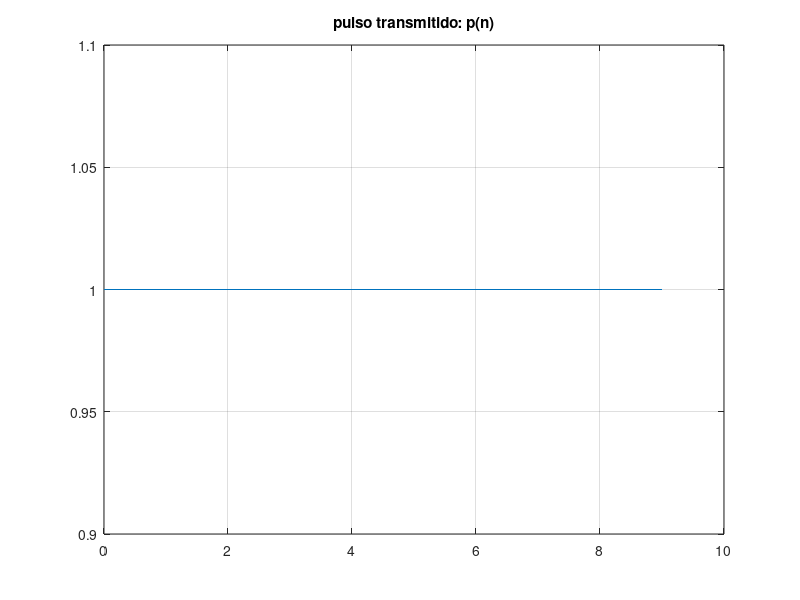
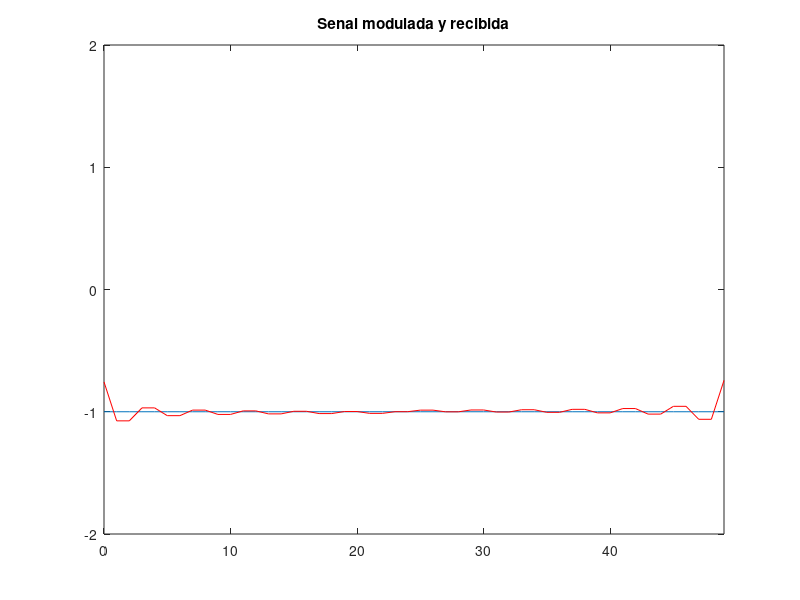
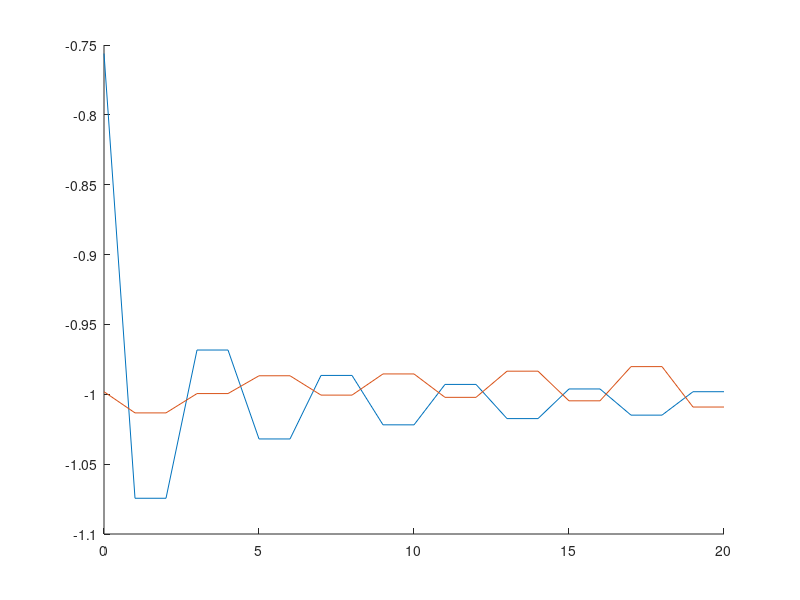
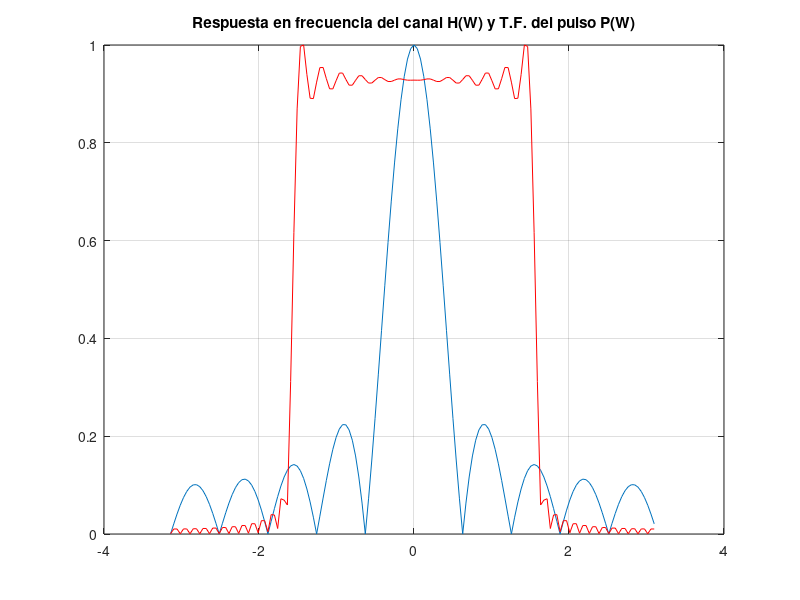

These charts were generated, in order, by the following MATLAB code:
%%%%%%           SISTEMA DE TRANSMISION BANDA BASE         %%%%%%

clear all;
close all;


%======================= functions ==============================%


function diagramaojo(senal,N,L)
% representacion del diagrama de ojo

figure;
hold on;
S=(2*N);
T=floor(L/2)+mod(L,2)-1;
for i=1:T
  dib=senal(1,(((2*N)*(i-1))+1):((2*N*i)+1));
  ejex2=0:S;
  plot(ejex2,dib);
endfor
end

function [H,W]=dtft(h,N)

%DTFT	calculate DTFT at N equally spaced frequencies
%	usage: [H,W]=dtft(h,N);
%	h: finite-length input vector, whose length is L
%	N: number of frequencies for evaluation over [-pi,pi]
%		==> constraint: N>=L
%
%	H: DTFT values (complex)
%	W: vector of freqs where DTFT is computed
%
N=fix(N);
L=length(h);
h=h(:);		%<-- for vectors ONLY %
if (N<L)
	error('DTFT: # data samples cannot exceed # freq samples')
end
W=(2*pi/N) * [0:(N-1)]';
mid=ceil(N/2)+1;
W(mid:N)=W(mid:N)-2*pi;		%<-- move [pi,2pi] to [-pi,0]
W=fftshift(W);
H=fftshift(fft(h,N));		%<-- move negative freq components

end

%=================== parametros ==================================

N=10;               % periodo de simbolo
L=5;                % numero de bits a transmitir
tipopulso=1;        % 1: pulso dado
EbNo=100 ;          % EbNo en dB
W=pi/2;             % Ancho de banda del canal

%=================== generacion del pulso =========================

n = 0 : N-1;        % n size
pulso = zeros(1,N); % default pulse to 0

if tipopulso == 1       % N rectangular
    pulso (:) = 1;
elseif tipopulso == 2   % N/2 +1 pulse
    pulso (1:N/2) = 1;
elseif tipopulso == 3   % N/2 +-1 pulse
    pulso (1:N/2) = 1;
    pulso (N/2 +1:end) = -1;
elseif tipopulso == 4   % escala
    pulso = linspace(0, 1, N);
end;

%=================== calculo de la energia del pulso =============

Ep = sum(abs(pulso).^2);

%=================== generacion de ruido ==========================

%cambio a unidades naturales y calculo de No
Eb = Ep;

EbNo=10^(EbNo/10);
No=Eb/EbNo;
ruido=sqrt(No/2)*randn(1,N*L);

%========== generacion del canal de banda limitada ==============%

NL2=fix(N*L/2);
n2=-NL2:NL2-1;
h=sin(W*n2)./(pi*n2);
pos=find(n2==0);
h(pos)=W/pi;
if (pi/N)>W
  h=h*pi/W/N;
end;

%=================== generacion de la senal (modulacion) =========

bits=rand(1,L) < 0.5; % genera 0 y 1 a partir de un vector de numeros
                      % aleatorios con distribucion uniforme

% escriba un bucle que asocie un pulso con amplitud positiva a 0 y
% un pulso con amplitud negativa a 1
s_mod = [];
for k = 1:L
    Ak = 1 - 2*bits(k);
    s_mod = [s_mod,pulso*Ak];
end

s_rec=conv(s_mod,h);
s_rec=s_rec(NL2+1:length(s_rec)-NL2+1);
ruido=sqrt(No/2)*rand(1,N*L);
s_rec=s_rec+ruido;


%=================== representacion grafica ===================

figure(1)
plot(n,pulso);
title('pulso transmitido: p(n)');
grid;

%escriba el codigo para representar la senal
figure;
plot(0:N*L-1,s_mod);
hold on;
plot(0:N*L-1,s_rec,'r');
axis([0 N*L-1 -2 2]);
title('Senal modulada y recibida')

diagramaojo(s_rec,N,L)


%calcular y representar la transformada de Fourier del pulso y canal

[H,Wrad]=dtft(h,(2*L*N)+50);
[P,Wrad]=dtft(pulso,(2*L*N)+50);
figure;
plot(Wrad,abs(P)/max(abs(P)));
grid;
hold on;
plot(Wrad,abs(H)/max(abs(H)),'r');
title('Respuesta en frecuencia del canal H(W) y T.F. del pulso P(W)');

waitfor(gcf)
